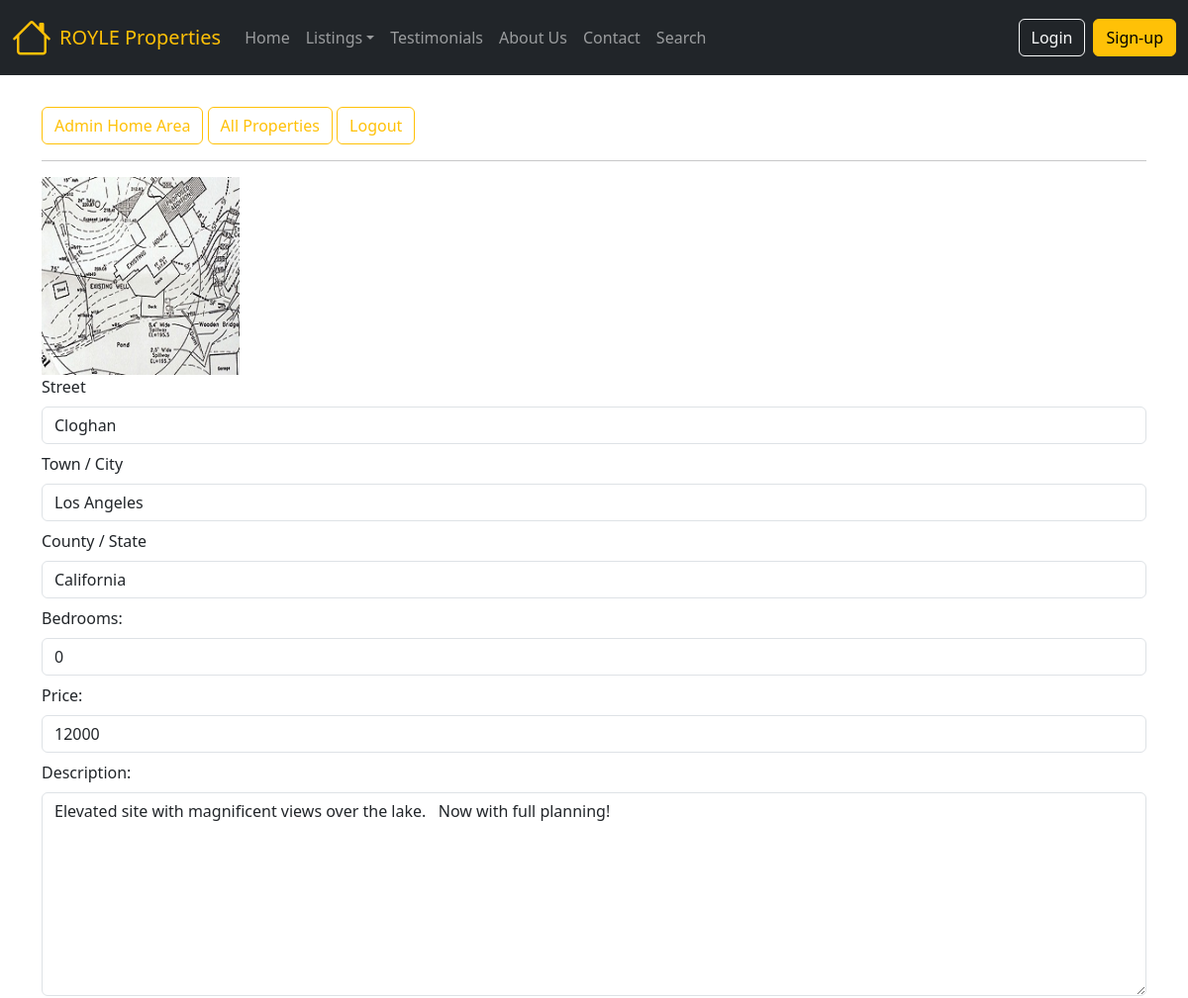
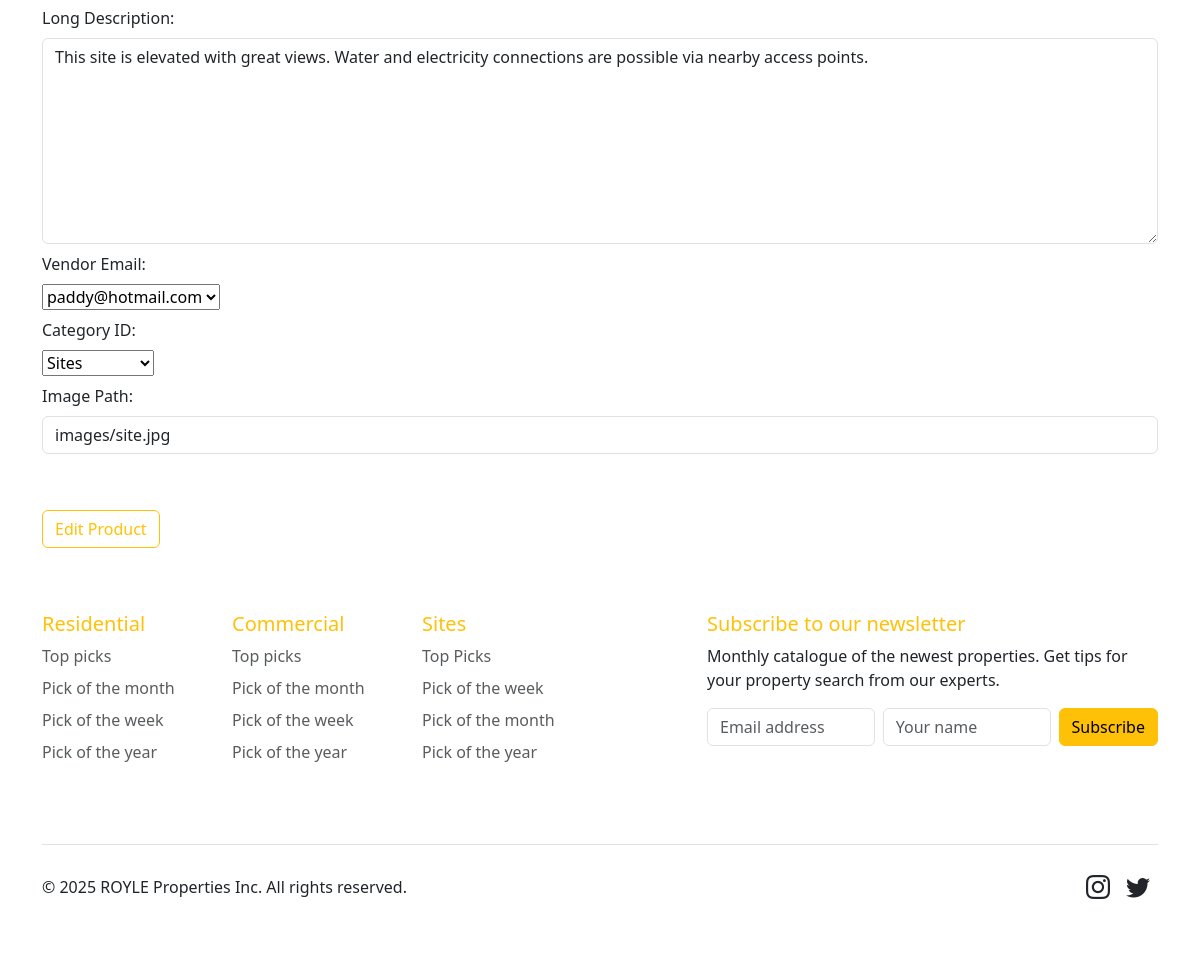
Page /property/editproduct.php?propertyid=2 on the committed database (2 pictures, top to bottom).
### tables this page shows
CREATE TABLE `property` (
  `propertyid` int(11) NOT NULL,
  `address1` varchar(50) NOT NULL,
  `town` varchar(50) NOT NULL,
  `county` varchar(50) NOT NULL,
  `price` double NOT NULL,
  `bedrooms` int(2) DEFAULT NULL,
  `shortdescription` text NOT NULL,
  `longdescription` text NOT NULL,
  `image` varchar(50) NOT NULL,
  `categoryid` int(11) NOT NULL,
  `vendor_email` varchar(30) NOT NULL
);

CREATE TABLE `category` (
  `categoryid` int(11) NOT NULL,
  `categoryname` varchar(50) NOT NULL
);

### property/editproduct.php (the view, shortened to what this page needs)
<!DOCTYPE HTML>
<html lang="en">
<head>
  <link rel="stylesheet" href="css/styles.css">
 <link rel="stylesheet" href="https://cdnjs.cloudflare.com/ajax/libs/font-awesome/4.7.0/css/font-awesome.min.css">
 <link href="https://cdn.jsdelivr.net/npm/bootstrap@5.3.0-alpha1/dist/css/bootstrap.min.css" rel="stylesheet">
<link href="https://cdn.jsdelivr.net/npm/bootstrap-icons/font/bootstrap-icons.css" rel="stylesheet">
</head>
<body>
<div class="container-fluid p-0">
<?php include("includes/nav.php");?>
<section class="p-3 mt-3">
<div class="container-lg">
<a href='admin.php' class='btn btn-outline-warning'>Admin Home Area</a>
<a href='manageproducts.php' class='btn btn-outline-warning'>All Properties</a>
<a href='logout.php' class='btn btn-outline-warning'>Logout</a>
<hr>
<?php
require 'connect.php';
$propertyid=$_GET["propertyid"];
$sql="SELECT * FROM property, category WHERE propertyid=$propertyid AND category.categoryid=property.categoryid";
$result=mysqli_query($link, $sql);
$row=mysqli_fetch_array($result);
$town=htmlspecialchars($row["town"]);
$address1=htmlspecialchars($row["address1"]);
$county=htmlspecialchars($row["county"]);
$price=htmlspecialchars($row["price"]);
$bedrooms=htmlspecialchars($row["bedrooms"]);
$shortdesc=htmlspecialchars($row["shortdescription"]);
$longdesc=htmlspecialchars($row["longdescription"]);
$vendor_email=htmlspecialchars($row["vendor_email"]);
$categoryid=$row["categoryid"];
$categoryname=htmlspecialchars($row["categoryname"]);
$image=htmlspecialchars($row["image"]);
?>
 <?php echo "<img src='$image' width=200 height=200>" ?>
 <form method="post" action="processedit.php">
<label for="address1">Street</label>
<div><input type="text" name="address1" id="address1" class="form-control mt-2 mb-2" value="<?php echo $address1; ?>" required/></div>
<label for="town">Town / City</label>
<div><input type="text" name="town" id="town" class="form-control mt-2 mb-2" value="<?php echo $town; ?>" required/></div>
<label for="address1">County / State</label>
<div><input type="text" name="county" id="county" class="form-control mt-2 mb-2" value="<?php echo $county; ?>" required/></div>
<label for="price">Bedrooms:</label>
<div><input type="number" name="bedrooms" id="bedrooms" class="form-control mt-2 mb-2" value="<?php echo $bedrooms; ?>" required/></div>
<label for="price">Price:</label>
<div><input type="number" name="price" id="price" step="0.01" min="0" class="form-control mt-2 mb-2" value= "<?php echo $price; ?>" required /></div>
<label for="description">Description:</label>
<div><textarea name="shortdescription"  id="shortdescription" class="form-control mt-2 mb-2" rows="8" cols="35" required><?php echo $shortdesc; ?> </textarea>
</div>
<label for="longdescription">Long Description:</label>
<div><textarea name="longdescription" id="longdescription" class="form-control mt-2 mb-2" rows="8" cols="35" required><?php echo $longdesc; ?></textarea></div>
<label for="vendoremail">Vendor Email:</label>
<div><select name="vendor_email" class="mt-2 mb-2" id="vendoremail" required>
<?php
echo "<option value = '$vendor_email'>$vendor_email</option>";
    ?>
</select>
</div>
<label for="categoryid">Category ID: </label>
<div>
<select name="category" class="mt-2 mb-2" id="categoryid" required>
<?php
  echo "<option value = '$categoryid'>$categoryname</option>";
?>
</select>
</div>
<label for="image">Image Path: </label>
<div><input type="text" id="image" name="image" class="form-control mt-2 mb-2" value="<?php echo $image; ?>" required /></div>
<div><input type="submit" class="btn btn-outline-warning mt-5" name="submit" value="Edit Product"/></div>
</form>
</div>
</section>
<?php include("includes/footer.php");?>
</div>
</body>
</html>

### rows in the picture
property: image (picture), address1 "Cloghan", town "Los Angeles", county "California", bedrooms "0", price "12000", shortdescription "Elevated site with magnificent views over the lake. Now with full planning!", longdescription "This site is elevated with great views. Water and electricity connections are possible via nearby access points.", vendor_email "paddy@hotmail.com", category "Sites", image "images/site.jpg"
